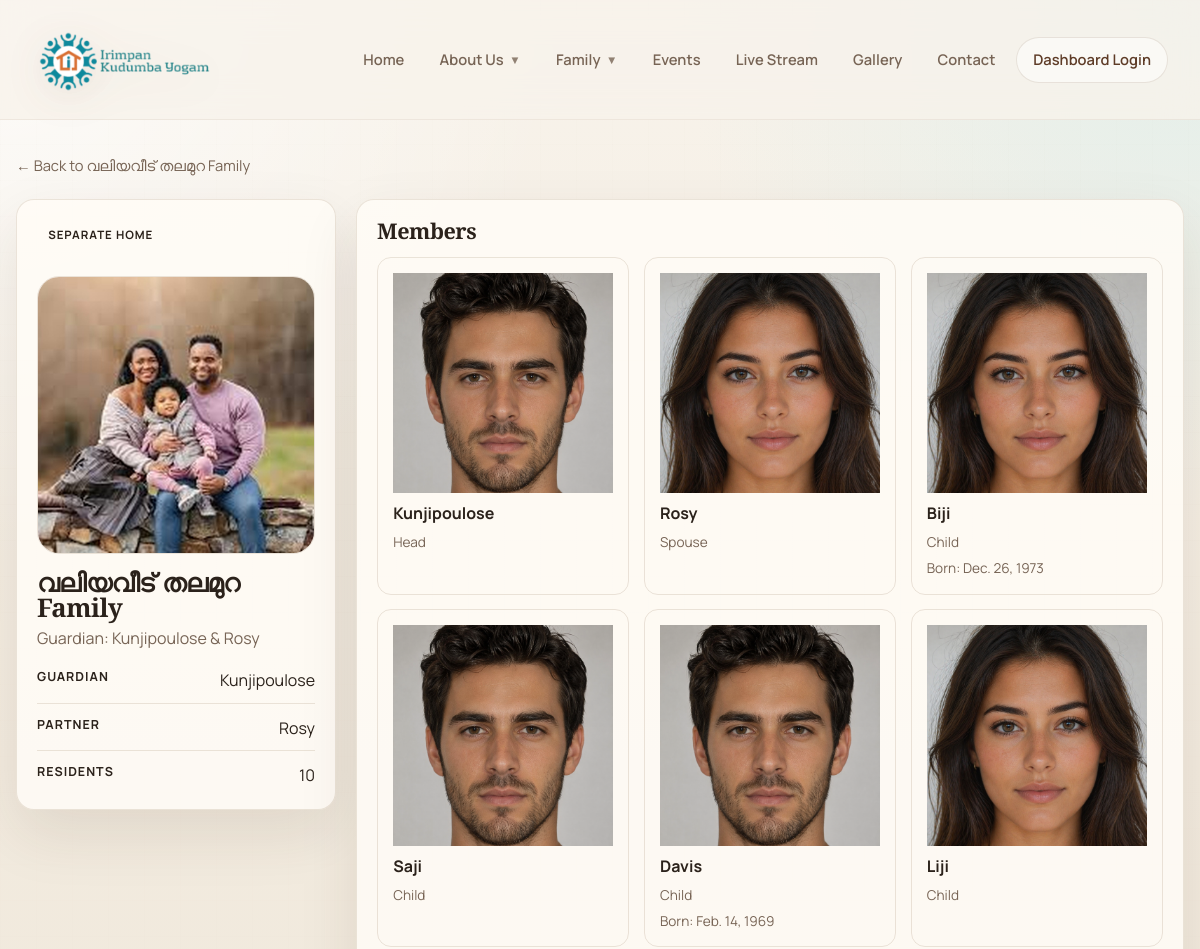
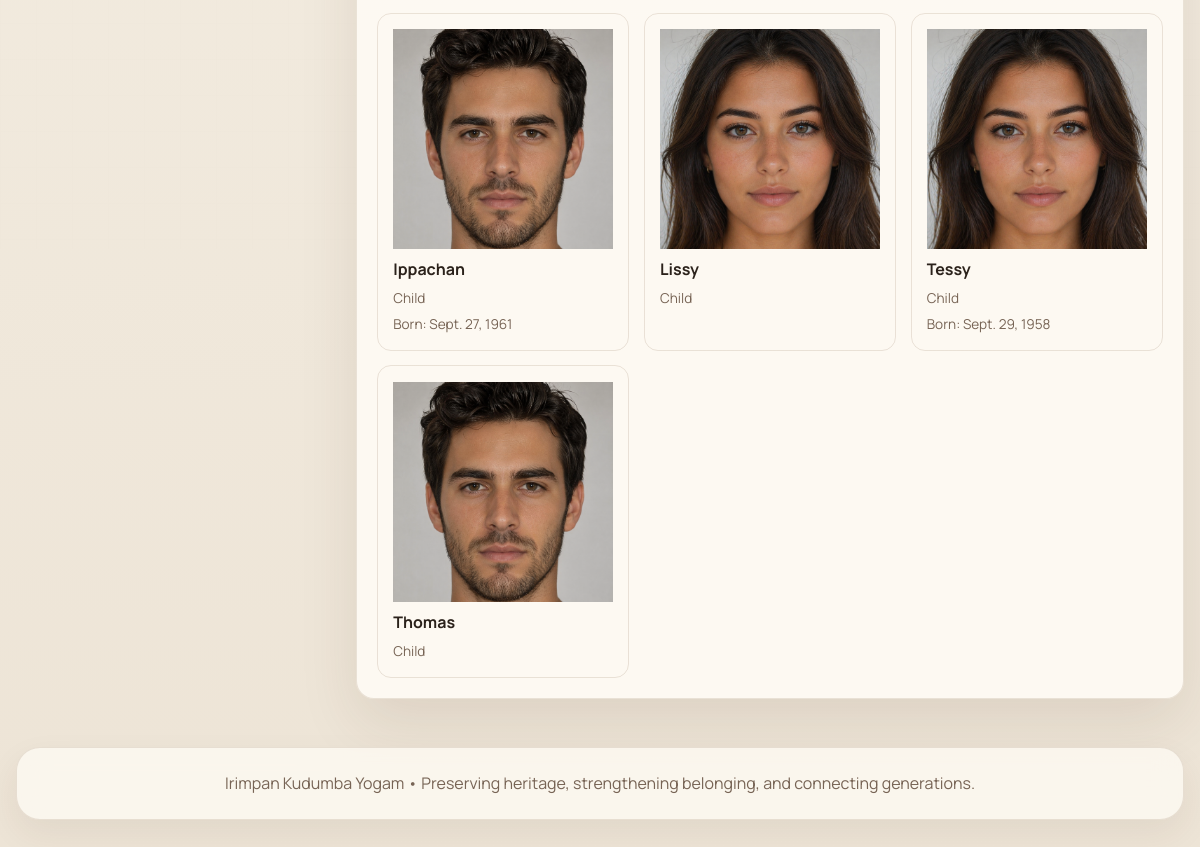
The app's page /family/105/ with its own data (2 pictures, top to bottom).
### tree/models.py (models this page shows, shortened)
class Family(models.Model):
    name = models.CharField(max_length=160, unique=True)
    bio = models.TextField(blank=True)
    photo = models.ImageField(upload_to='family/', null=True, blank=True)
    is_active = models.BooleanField(default=True)
    created_at = models.DateTimeField(auto_now_add=True)
    updated_at = models.DateTimeField(auto_now=True)
    class Meta:
        ordering = ['name']

class Person(models.Model):
    GENDER_CHOICES = [
        ('M', 'Male'),
        ('F', 'Female'),
        ('O', 'Other'),
    ]
    first_name = models.CharField(max_length=100)
    last_name = models.CharField(max_length=100, blank=True)
    gender = models.CharField(max_length=1, choices=GENDER_CHOICES, default='O')
    birth_date = models.DateField(null=True, blank=True)
    death_date = models.DateField(null=True, blank=True)
    birth_place = models.CharField(max_length=200, blank=True)
    email = models.EmailField(blank=True)
    phone = models.CharField(max_length=30, blank=True)
    blood_group = models.CharField(max_length=10, blank=True)
    current_address = models.TextField(blank=True)
    living_separately = models.BooleanField(default=False)
    bio = models.TextField(blank=True)
    photo = models.ImageField(upload_to='photos/', null=True, blank=True)
    family_photo = models.ImageField(upload_to='family_photos/', null=True, blank=True)
    father = models.ForeignKey(
        'self', null=True, blank=True,
        on_delete=models.SET_NULL,
        related_name='children_as_father'
    )
    mother = models.ForeignKey(
        'self', null=True, blank=True,
        on_delete=models.SET_NULL,
        related_name='children_as_mother'
    )
    spouse = models.ForeignKey(
        'self', null=True, blank=True,
        on_delete=models.SET_NULL,
        related_name='married_to'
    )
    wedding_date = models.DateField(null=True, blank=True)
    has_multiple_spouses = models.BooleanField(default=False)
    additional_spouses = models.ManyToManyField(
        'self',
        blank=True,
        symmetrical=True,
    )
    family = models.ForeignKey(
        'Family',
        null=True,
        blank=True,
        on_delete=models.SET_NULL,
        related_name='members',
    )
    groups = models.ManyToManyField('MemberGroup', blank=True, related_name='people')
    user = models.OneToOneField(
        settings.AUTH_USER_MODEL,
        null=True,
        blank=True,
        on_delete=models.SET_NULL,
        related_name='family_member_profile',
    )
    created_at = models.DateTimeField(auto_now_add=True)
    class Meta:
        ordering = ['last_name', 'first_name']
    def get_absolute_url(self):
        return reverse('person_detail', kwargs={'pk': self.pk})
    @property
    def full_name(self):
        return f"{self.first_name} {self.last_name}".strip()
    def get_photo_url(self):
        if self.photo:
            return self.photo.url
        if self.gender == 'M':
            return '/media/photos/men.png'
        elif self.gender == 'F':
            return '/media/photos/women.png'
        return None
    @property
    def generation(self):
        return getattr(self, '_generation', 1)

### tree/views.py (the view)
# urls.py: path('family/<int:guardian_pk>/', views.family_detail, name='family_detail'),
def family_detail(request, guardian_pk):
    people = list(Person.objects.select_related('family').all())
    generation_map = _generation_map(people)
    _apply_generations(people, generation_map)
    households = _build_households(people)
    house = _find_household(households, guardian_pk)
    if not house:
        guardian = get_object_or_404(Person, pk=guardian_pk)
        return redirect('person_detail', pk=guardian.pk)
    return render(request, 'tree/family_detail.html', {
        'house': house,
        'people': people,
    })

### tree/context_processors.py (called while the page is built)
def navigation_context(request):
    return live_stream_context(request)

### tree/models.py (called while the page is built, shortened)
    @property
    def youtube_video_id(self):
        url = (self.youtube_url or '').strip()
        if not url:
            return ''
        parsed = urlparse(url)
        host = (parsed.netloc or '').lower()
        if 'youtu.be' in host:
            return parsed.path.strip('/').split('/')[0]
        if 'youtube.com' in host:
            if parsed.path == '/watch':
                return parse_qs(parsed.query).get('v', [''])[0]
        return ''

    @property
    def embed_url(self):
        video_id = self.youtube_video_id
        if not video_id:
            return ''
        return f'https://www.youtube.com/embed/{video_id}?autoplay=1&rel=0'

    @classmethod
    def increment(cls, key='public-site'):
        counter, _ = cls.objects.get_or_create(key=key)
        cls.objects.filter(pk=counter.pk).update(total_visits=F('total_visits') + 1)

### tree/views.py (called while the page is built)
def _valid_live_streams():
    streams = []
    for stream in LiveStreamSettings.objects.order_by('-is_active', '-updated_at', '-id'):
        if not stream.embed_url:
            continue
        streams.append(stream)
    return streams

def live_stream_context(request):
    active_streams = [stream for stream in _valid_live_streams() if stream.is_active]
    return {
        'nav_live_streams': active_streams,
        'nav_live_stream': active_streams[0] if active_streams else None,
    }

def _generation_map(people):
    people = list(people)
    if not people:
        return {}
    parents = {
        person.pk: tuple(parent_id for parent_id in (person.father_id, person.mother_id) if parent_id)
        for person in people
    }
    memo = {}
    def get_depth(person_id):
        if person_id in memo:
            return memo[person_id]
        parent_ids = parents.get(person_id, ())
        if not parent_ids:
            memo[person_id] = 1
            return 1
        memo[person_id] = max(get_depth(parent_id) for parent_id in parent_ids) + 1
        return memo[person_id]
    return {person.pk: get_depth(person.pk) for person in people}

def _apply_generations(people, generation_map):
    for person in people:
        person._generation = generation_map.get(person.pk, 1)

def _find_household(households, guardian_pk):
    for house in households:
        if house['guardian'].pk == guardian_pk:
            return house
    return None

### tree/templates/tree/family_detail.html (shortened to what this page needs)
{% extends "tree/base.html" %}
{% block content %}
<div class="family-detail-wrap">
  <div>
    {% if house.family_record %}
    <a href="{% url 'family_record_detail' house.family_record.pk %}" style="color:var(--text-dim);text-decoration:none;font-size:0.92rem;">&larr; Back to {{ house.family_record.name }} Family</a>
    {% else %}
    <a href="{% url 'family_page' %}" style="color:var(--text-dim);text-decoration:none;font-size:0.92rem;">&larr; Back to Family Page</a>
    {% endif %}
  </div>
  <div class="family-detail-grid">
    <section class="summary-card">
      <span class="detail-badge">{% if house.is_separate_home %}Separate Home{% else %}Family Home{% endif %}</span>
      {% if house.family_photo_url %}
      <div class="family-photo-wrap">
        <img src="{{ house.family_photo_url }}" alt="{{ house.family_photo_alt }}">
      </div>
      {% endif %}
      <h1>{{ house.family_name }} Family</h1>
      <p class="summary-sub">Guardian: {{ house.guardian.full_name }}{% if house.partner %} &amp; {{ house.partner.full_name }}{% endif %}</p>
      <div class="summary-list">
        <div class="summary-row">
          <strong>Guardian</strong>
          <span>{{ house.guardian.full_name }}</span>
        </div>
        {% if house.partner %}
        <div class="summary-row">
          <strong>Partner</strong>
          <span>{{ house.partner.full_name }}</span>
        </div>
        {% endif %}
        <div class="summary-row">
          <strong>Residents</strong>
          <span>{{ house.resident_count }}</span>
        </div>
      </div>
    </section>
    <section class="members-card">
      <h2>Members</h2>
      <div class="member-grid">
        {% for row in house.member_rows %}
        <article class="member-tile">
          {% with photo_url=row.person.get_photo_url %}
          {% if photo_url %}
          <img src="{{ photo_url }}" alt="{{ row.person.full_name }}" class="photo-preview">
          {% endif %}
          {% endwith %}
          <a href="{{ row.person.get_absolute_url }}">{{ row.person.full_name }}</a>
          <p>{{ row.role }}</p>
          {% if row.person.birth_date or row.person.birth_place %}
          <p>
            {% if row.person.birth_date %}Born: {{ row.person.birth_date }}{% endif %}
          </p>
          {% endif %}
        </article>
        {% endfor %}
      </div>
    </section>
  </div>
</div>
{% endblock %}

### tree/templates/tree/base.html (style rules this page uses)
:root { --bg: #f3efe6; --surface: rgba(255, 252, 246, 0.86); --surface-soft: #f6f0e6; --border: rgba(112, 82, 44, 0.14); --line: rgba(112, 82, 44, 0.08); --brand: #7f5539; --brand-strong: #5e3c27; --brand-soft: #a27048; --accent: #0f766e; --text: #2b221b; --text-dim: #776455; --male: #2c6893; --female: #a05078; --danger: #8b3a3a; --radius: 24px; --radius-lg: 34px; --shadow: 0 24px 60px rgba(70, 43, 24, 0.10); --shadow-soft: 0 14px 34px rgba(70, 43, 24, 0.07); --container: 1240px; }
* { box-sizing: border-box; margin: 0; padding: 0; }
html { scroll-behavior: smooth; }
body { min-height: 100vh; background: radial-gradient(circle at top left, rgba(255, 255, 255, 0.75), transparent 26%), radial-gradient(circle at top right, rgba(218, 237, 234, 0.7), transparent 24%), linear-gradient(180deg, #f8f3eb 0%, #f2ebdf 42%, #ede4d6 100%); color: var(--text); font-family: 'Manrope', sans-serif; line-height: 1.65; position: relative; }
body::before { content: ""; position: fixed; inset: 0; pointer-events: none; background-image: linear-gradient(rgba(127, 85, 57, 0.03) 1px, transparent 1px), linear-gradient(90deg, rgba(127, 85, 57, 0.03) 1px, transparent 1px); background-size: 36px 36px; mask-image: linear-gradient(180deg, rgba(0,0,0,0.32), transparent 82%); }
a { color: inherit; }
img { max-width: 100%; }
h1, h2, h3, h4 { font-family: 'Cormorant Garamond', serif; font-weight: 600; line-height: 0.98; letter-spacing: -0.02em; }
p { color: var(--text-dim); }

### tree/templates/tree/family_detail.html (style rules this page uses)
.family-detail-wrap { display: grid; gap: 1.25rem; }
.family-detail-grid { display: grid; grid-template-columns: 320px minmax(0, 1fr); gap: 1.25rem; align-items: start; }
.summary-card, .members-card { background: var(--surface); border: 1px solid var(--border); border-radius: 18px; padding: 1.25rem; box-shadow: var(--shadow); }
.detail-badge { display: inline-flex; padding: 0.28rem 0.7rem; border-radius: 999px; background: var(--surface2); color: var(--gold-dim); font-size: 0.72rem; font-weight: 700; letter-spacing: 0.08em; text-transform: uppercase; margin-bottom: 0.75rem; }
.summary-card h1 { color: var(--cream); font-size: 1.6rem; margin-bottom: 0.3rem; }
.summary-sub { color: var(--text-dim); margin-bottom: 1rem; }
.summary-list { display: grid; gap: 0.7rem; }
.family-photo-wrap { margin: 1rem 0; overflow: hidden; border-radius: 22px; border: 1px solid var(--border); }
.family-photo-wrap img { width: 100%; height: auto; display: block; object-fit: cover; }
.summary-row { display: flex; justify-content: space-between; gap: 1rem; padding-bottom: 0.55rem; border-bottom: 1px solid var(--border); }
.summary-row:last-child { border-bottom: none; padding-bottom: 0; }
.summary-row strong { color: var(--gold-dim); font-size: 0.78rem; text-transform: uppercase; letter-spacing: 0.08em; }
.summary-row span { color: var(--cream); text-align: right; }
.members-card h2 { color: var(--cream); margin-bottom: 1rem; font-size: 1.35rem; }
.member-grid { display: grid; grid-template-columns: repeat(auto-fit, minmax(200px, 1fr)); gap: 0.9rem; }
.member-tile { background: var(--surface2); border: 1px solid var(--border); border-radius: 14px; padding: 0.95rem; }
.member-tile a { color: var(--cream); text-decoration: none; font-weight: 700; }
.member-tile p { color: var(--text-dim); font-size: 0.85rem; margin-top: 0.35rem; line-height: 1.5; }

### records on screen
Family: family_record.name "വലിയവീട് തലമുറ", family_name "വലിയവീട് തലമുറ"
Person: guardian.full_name "Kunjipoulose", person.full_name "Kunjipoulose", role "Head"
Person: partner.full_name "Rosy", person.full_name "Rosy", role "Spouse"
Person: person.full_name "Biji", role "Child", person.birth_date "Dec. 26, 1973"
Person: person.full_name "Saji", role "Child"
Person: person.full_name "Davis", role "Child", person.birth_date "Feb. 14, 1969"
Person: person.full_name "Liji", role "Child"
Person: person.full_name "Ippachan", role "Child", person.birth_date "Sept. 27, 1961"
Person: person.full_name "Lissy", role "Child"
Person: person.full_name "Tessy", role "Child", person.birth_date "Sept. 29, 1958"
Person: person.full_name "Thomas", role "Child"

### other values on screen
{{ house.resident_count }} "10"
